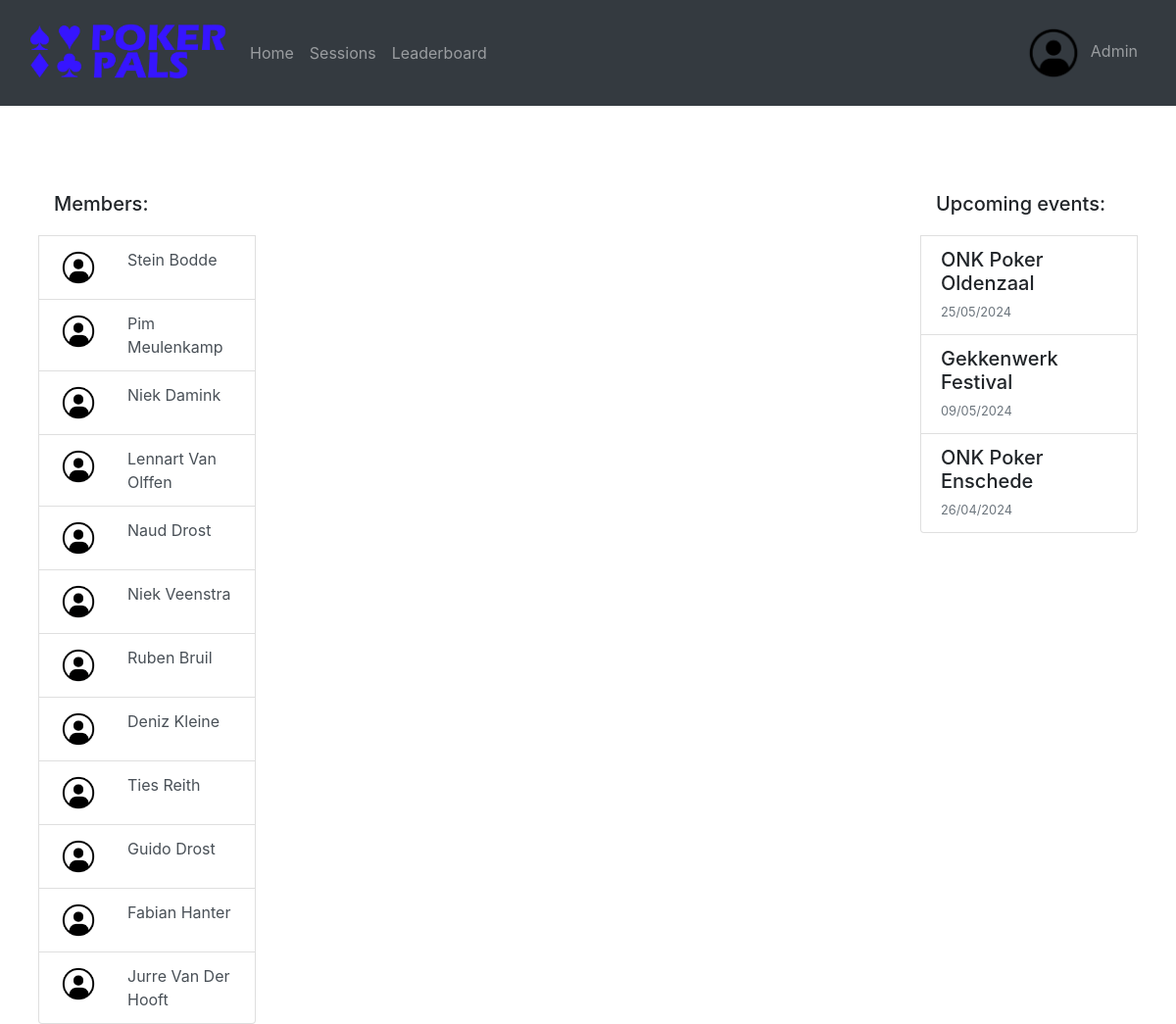
Screenshot of / (signed in) with the database file from the repository.
### website/models.py (models this page shows)
class User(db.Model, UserMixin):
    id = db.Column(db.Integer, primary_key=True)
    name = db.Column(db.String(150), unique=True)
    password = db.Column(db.String(150))
    imgURL = db.Column(db.String(10000))

class Events(db.Model, UserMixin):
    id = db.Column(db.Integer, primary_key=True)
    name = db.Column(db.String(150), unique=True)
    date = db.Column(db.String(150))

### website/views.py (the view)
@views.route('/')
@login_required
def home():
    return render_template("home.html", user = current_user, user_list = getUserAndImage(), post_list = getPosts(), event_list = getEvents())

### website/__init__.py (called while the page is built)
def create_app():
    app = Flask(__name__)
    app.config['SECRET_KEY'] = 'ksjdksajdk17HSSH2ssj88ss'
    app.config['SQLALCHEMY_DATABASE_URI'] = f'sqlite:///{DB_NAME}'
    db.init_app(app)
    from .views import views
    from .auth import auth
    from .admin import admin
    app.register_blueprint(views, url_prefix='/')
    app.register_blueprint(auth, url_prefix='/')
    app.register_blueprint(admin, url_prefix='/admin')
    from .models import User, Post
    create_database(app)
    login_manager = LoginManager()
    login_manager.login_view = 'auth.login'
    login_manager.init_app(app)
    @login_manager.user_loader
    def load_user(id):
        return User.query.get(int(id))
    return app

### website/dbQueries.py (called while the page is built)
def getUserAndImage():
    users = User.query.all()
    user_list = []
    for user in users:
        if user.name != "Admin":
            user_list.append([user.name, user.imgURL])
    return user_list

def getPosts():
    all_posts = Post.query.all()
    return all_posts

def getEvents():
    all_events = Events.query.order_by(func.substr(Events.date, 7, 10).desc(), func.substr(Events.date, 4, 5).desc(), func.substr(Events.date, 1, 2).desc()).all()
    print(all_events)
    return all_events

### website/templates/home.html (shortened to what this page needs)
{% extends "base.html"%} {% block title %} Home {% endblock %}
{% block content%}
<br>
<br>
<br>
<div class="row">
    <div class="col">
        <ul class="list-group px-4">
            <h5 class="mb-1 p-3">Members:</h5>
            {% for name, url in user_list%}
            <li class="list-group-item list-group-item-action">
                <a class="text-reset" href="/account/{{name}}">
                <div class="row">
                    <div class="col-auto">
                        <img class="rounded-circle" src="{{url_for('static', filename= url)}}" width="40px" height="40px">
                    </div>
                    <div class="col">
                        {{ name }}
                    </div>
                </div>
                </a>
            </li>
            {% endfor %}
        </ul>
    </div>
    <div class="col-6">
    </div>
    <div class="col">
        <div class="list-group px-4">
            <h5 class="mb-1 p-3">Upcoming events:</h5>
            {%for event in event_list%}
            <a class="list-group-item list-group-item-action flex-column align-items-start">
                <div class="d-flex w-100 justify-content-between">
                    <h5 class="mb-1">{{event.name}}</h5>
                </div>
                <small class="text-muted">{{event.date}}</small>
            </a>
            {%endfor%}
        </div>
    </div>
    {% endblock %}

### website/templates/base.html (shortened to what this page needs)
<!DOCTYPE html>
<html>
  <head>
    <link
      rel="stylesheet"
      href="https://stackpath.bootstrapcdn.com/bootstrap/4.4.1/css/bootstrap.min.css"
    />
    <link
      rel="stylesheet"
      href="https://stackpath.bootstrapcdn.com/font-awesome/4.7.0/css/font-awesome.min.css"
    />
  </head>
  <body>
    {% if user.is_authenticated %}
    <nav class="navbar navbar-expand-lg navbar-dark bg-dark">
        <div class="container-fluid">
          <a class="navbar-brand">
            <img src="{{url_for('static', filename='pictures/logo.png')}}" width="200px">
          </a>
          <div class="collapse navbar-collapse" id="navbarText">
            <ul class="navbar-nav me-auto mb-2 mb-lg-0">
              <li class="nav-item">
                <a class="nav-link" href="/">Home</a>
              </li>
              <li class="nav-item">
                <a class="nav-link" href="/sessions">Sessions</a>
              </li>
              <li class="nav-item">
                <a class="nav-link" href="/leaderboard">Leaderboard</a>
              </li>
            </ul>
            <ul class="navbar-nav ml-auto mb-2 mb-lg-0">
                <li class="nav-item">
                    <a class="nav-link" href="/account"><img class='rounded-circle m-2' src="{{url_for('static', filename=user.imgURL)}}" width="60px" height="60px" class="avatar">{{user.name}}</a>
                </li>
            </ul>
          </div>
        </div>
    </nav>
    {% endif %}
    <div class="container-fluid">
        {% block content%}
        {% endblock %}
    </div>
  </body>
</html>

### rows the page displays
User: imgURL (picture), name "Admin"
User: imgURL (picture), name "Stein Bodde"
User: imgURL (picture), name "Pim Meulenkamp"
User: imgURL (picture), name "Niek Damink"
User: imgURL (picture), name "Lennart Van Olffen"
User: imgURL (picture), name "Naud Drost"
User: imgURL (picture), name "Niek Veenstra"
User: imgURL (picture), name "Ruben Bruil"
User: imgURL (picture), name "Deniz Kleine"
User: imgURL (picture), name "Ties Reith"
User: imgURL (picture), name "Guido Drost"
User: imgURL (picture), name "Fabian Hanter"
User: imgURL (picture), name "Jurre Van Der Hooft"
Events: name "ONK Poker Oldenzaal", date "25/05/2024"
Events: name "Gekkenwerk Festival", date "09/05/2024"
Events: name "ONK Poker Enschede", date "26/04/2024"
